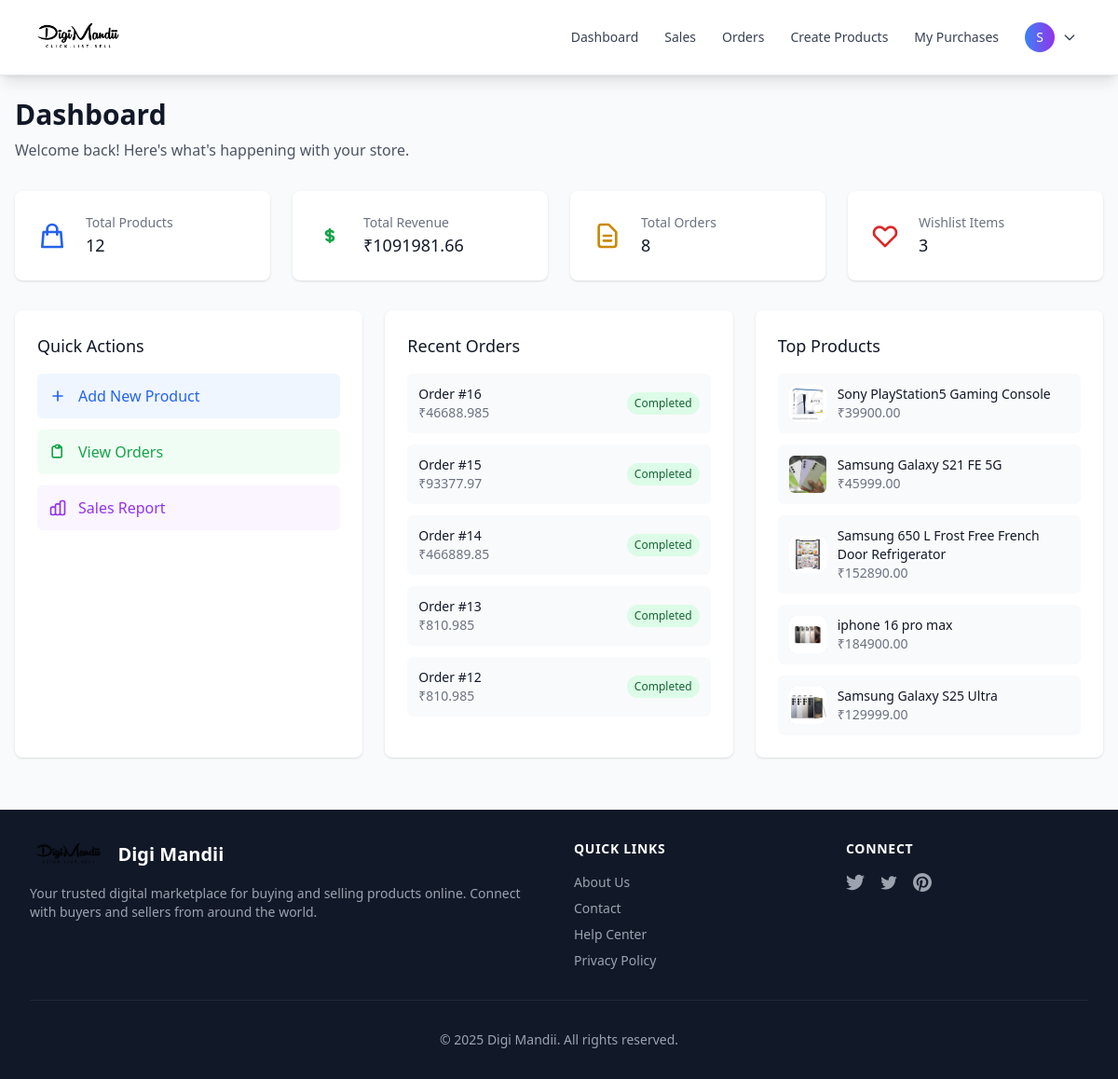
The page /dashboard/ (signed in) on the database its author committed.
### mandii/models.py (models this page shows, shortened)
class OrderDetail(models.Model):
    user = models.ForeignKey(User, on_delete=models.CASCADE, related_name='orders', null=True, blank=True)
    customer_email = models.EmailField()
    product = models.ForeignKey(Product, on_delete=models.CASCADE)
    quantity = models.PositiveIntegerField(default=1)
    shipping_cost = models.FloatField(default=0.0)
    total_amount = models.FloatField(default=0.0)
    amount = models.IntegerField(help_text="Amount in paise")
    razorpay_order_id = models.CharField(max_length=200, unique=True, blank=True, null=True)
    razorpay_payment_id = models.CharField(max_length=200, blank=True, null=True)
    razorpay_signature = models.CharField(max_length=500, blank=True, null=True)
    has_paid = models.BooleanField(default=False)
    payment_status = models.CharField(
        max_length=20,
        choices=[
            ('pending', 'Pending'),
            ('completed', 'Completed'),
            ('failed', 'Failed'),
            ('refunded', 'Refunded'),
        ],
        default='pending'
    )
    failure_reason = models.CharField(max_length=500, blank=True, null=True)
    created_on = models.DateTimeField(auto_now_add=True)
    updated_on = models.DateTimeField(auto_now=True)
    class Meta:
        ordering = ['-created_on']

class Product(models.Model):
    seller = models.ForeignKey(User, on_delete=models.CASCADE, related_name='products')
    name = models.CharField(max_length=100)
    description = models.CharField(max_length=200)
    price = models.DecimalField(max_digits=10, decimal_places=2, validators=[MinValueValidator(Decimal('0.01'))])
    file = models.FileField(upload_to='uploads')
    is_active = models.BooleanField(default=True)
    created_on = models.DateTimeField(auto_now_add=True)
    updated_on = models.DateTimeField(auto_now=True)
    class Meta:
        ordering = ['-created_on']

### mandii/views.py (the view)
# urls.py: path('dashboard/', views.dashboard_view, name='dashboard'),
@login_required
def dashboard_view(request):
    from django.db.models import Sum
    context = {
        'title': 'Dashboard',
        'total_products': Product.objects.count(),
        'total_revenue': OrderDetail.objects.aggregate(Sum('total_amount'))['total_amount__sum'] or 0,
        'total_orders': OrderDetail.objects.count(),
        'wishlist_count': Wishlist.objects.filter(user=request.user).count(),
        'recent_orders': OrderDetail.objects.order_by('-created_on')[:5],
        'top_products': Product.objects.filter(is_active=True)[:5],
    }
    return render(request, 'mandii/dashboard.html', context)

### mandii/templates/mandii/dashboard.html (shortened to what this page needs)
{% extends 'mandii/base.html' %}
{% block body %}
<div class="max-w-7xl mx-auto px-4 py-6">
    <div class="mb-8">
        <h1 class="text-3xl font-bold text-gray-900">Dashboard</h1>
        <p class="mt-2 text-gray-600">Welcome back! Here's what's happening with your store.</p>
    </div>
    <div class="grid grid-cols-1 md:grid-cols-2 lg:grid-cols-4 gap-6 mb-8">
        <div class="bg-white rounded-lg shadow p-6">
            <div class="flex items-center">
                <div class="flex-shrink-0">
                    <svg class="h-8 w-8 text-blue-600" fill="none" stroke="currentColor" viewBox="0 0 24 24">
                        <path stroke-linecap="round" stroke-linejoin="round" stroke-width="2" d="M16 11V7a4 4 0 00-8 0v4M5 9h14l1 12H4L5 9z"></path>
                    </svg>
                </div>
                <div class="ml-5 w-0 flex-1">
                    <dl>
                        <dt class="text-sm font-medium text-gray-500 truncate">Total Products</dt>
                        <dd class="text-lg font-medium text-gray-900">{{ total_products|default:0 }}</dd>
                    </dl>
                </div>
            </div>
        </div>
        <div class="bg-white rounded-lg shadow p-6">
            <div class="flex items-center">
                <div class="flex-shrink-0">
                    <svg class="h-8 w-8 text-green-600" fill="none" stroke="currentColor" viewBox="0 0 24 24">
                        <path stroke-linecap="round" stroke-linejoin="round" stroke-width="2" d="M12 8c-1.657 0-3 .895-3 2s1.343 2 3 2 3 .895 3 2-1.343 2-3 2m0-8c1.11 0 2.08.402 2.599 1M12 8V7m0 1v8m0 0v1m0-1c-1.11 0-2.08-.402-2.599-1"></path>
                    </svg>
                </div>
                <div class="ml-5 w-0 flex-1">
                    <dl>
                        <dt class="text-sm font-medium text-gray-500 truncate">Total Revenue</dt>
                        <dd class="text-lg font-medium text-gray-900">₹{{ total_revenue|default:0 }}</dd>
                    </dl>
                </div>
            </div>
        </div>
        <div class="bg-white rounded-lg shadow p-6">
            <div class="flex items-center">
                <div class="flex-shrink-0">
                    <svg class="h-8 w-8 text-yellow-600" fill="none" stroke="currentColor" viewBox="0 0 24 24">
                        <path stroke-linecap="round" stroke-linejoin="round" stroke-width="2" d="M9 12h6m-6 4h6m2 5H7a2 2 0 01-2-2V5a2 2 0 012-2h5.586a1 1 0 01.707.293l5.414 5.414a1 1 0 01.293.707V19a2 2 0 01-2 2z"></path>
                    </svg>
                </div>
                <div class="ml-5 w-0 flex-1">
                    <dl>
                        <dt class="text-sm font-medium text-gray-500 truncate">Total Orders</dt>
                        <dd class="text-lg font-medium text-gray-900">{{ total_orders|default:0 }}</dd>
                    </dl>
                </div>
            </div>
        </div>
        <div class="bg-white rounded-lg shadow p-6">
            <div class="flex items-center">
                <div class="flex-shrink-0">
                    <svg class="h-8 w-8 text-red-600" fill="none" stroke="currentColor" viewBox="0 0 24 24">
                        <path stroke-linecap="round" stroke-linejoin="round" stroke-width="2" d="M4.318 6.318a4.5 4.5 0 000 6.364L12 20.364l7.682-7.682a4.5 4.5 0 00-6.364-6.364L12 7.636l-1.318-1.318a4.5 4.5 0 00-6.364 0z"></path>
                    </svg>
                </div>
                <div class="ml-5 w-0 flex-1">
                    <dl>
                        <dt class="text-sm font-medium text-gray-500 truncate">Wishlist Items</dt>
                        <dd class="text-lg font-medium text-gray-900">{{ wishlist_count|default:0 }}</dd>
                    </dl>
                </div>
            </div>
        </div>
    </div>
    <div class="grid grid-cols-1 lg:grid-cols-3 gap-6 mb-8">
        <div class="bg-white rounded-lg shadow p-6">
            <h3 class="text-lg font-medium text-gray-900 mb-4">Quick Actions</h3>
            <div class="space-y-3">
                <a href="{% url 'create_product' %}" class="flex items-center p-3 text-blue-600 bg-blue-50 rounded-md hover:bg-blue-100 transition">
                    <svg class="w-5 h-5 mr-3" fill="none" stroke="currentColor" viewBox="0 0 24 24">
                        <path stroke-linecap="round" stroke-linejoin="round" stroke-width="2" d="M12 6v6m0 0v6m0-6h6m-6 0H6"></path>
                    </svg>
                    Add New Product
                </a>
                <a href="{% url 'orders' %}" class="flex items-center p-3 text-green-600 bg-green-50 rounded-md hover:bg-green-100 transition">
                    <svg class="w-5 h-5 mr-3" fill="none" stroke="currentColor" viewBox="0 0 24 24">
                        <path stroke-linecap="round" stroke-linejoin="round" stroke-width="2" d="M9 5H7a2 2 0 00-2 2v10a2 2 0 002 2h8a2 2 0 002-2V7a2 2 0 00-2-2h-2M9 5a2 2 0 002 2h2a2 2 0 002-2M9 5a2 2 0 012-2h2a2 2 0 012 2"></path>
                    </svg>
                    View Orders
                </a>
                <a href="{% url 'sales' %}" class="flex items-center p-3 text-purple-600 bg-purple-50 rounded-md hover:bg-purple-100 transition">
                    Sales Report
                </a>
            </div>
        </div>
        <div class="bg-white rounded-lg shadow p-6">
            <h3 class="text-lg font-medium text-gray-900 mb-4">Recent Orders</h3>
            <div class="space-y-3">
                {% for order in recent_orders %}
                <div class="flex items-center justify-between p-3 bg-gray-50 rounded-md">
                    <div>
                        <p class="text-sm font-medium text-gray-900">Order #{{ order.id }}</p>
                        <p class="text-sm text-gray-500">₹{{ order.total_amount }}</p>
                    </div>
                    <span class="text-xs px-2 py-1 bg-green-100 text-green-800 rounded-full">
                        {{ order.status|default:"Completed" }}
                    </span>
                </div>
                {% empty %}
                <p class="text-gray-500 text-sm">No recent orders</p>
                {% endfor %}
            </div>
        </div>
        <div class="bg-white rounded-lg shadow p-6">
            <h3 class="text-lg font-medium text-gray-900 mb-4">Top Products</h3>
            <div class="space-y-3">
                {% for product in top_products %}
                <div class="flex items-center p-3 bg-gray-50 rounded-md">
                    <div class="flex-shrink-0 h-10 w-10 bg-gray-300 rounded-md mr-3">
                        {% if product.file %}
                        <img src="{{ product.file.url }}" alt="{{ product.name }}" class="h-10 w-10 rounded-md object-cover">
                        {% endif %}
                    </div>
                    <div>
                        <p class="text-sm font-medium text-gray-900">{{ product.name }}</p>
                        <p class="text-sm text-gray-500">₹{{ product.price }}</p>
                    </div>
                </div>
                {% empty %}
                <p class="text-gray-500 text-sm">No products available</p>
                {% endfor %}
            </div>
        </div>
    </div>
</div>
{% endblock %}

### mandii/templates/mandii/base.html (shortened to what this page needs)
{% load static %}
<!DOCTYPE html>
<html lang="en">
<head>
    <script src="https://cdn.tailwindcss.com"></script>
</head>
<body class="bg-gray-50 text-gray-800 min-h-screen">
    <nav class="bg-white shadow-lg sticky top-0 z-40 border-b border-gray-200">
        <div class="max-w-7xl mx-auto px-4 sm:px-6 lg:px-8">
            <div class="flex justify-between items-center py-4">
                <a href="{% url 'index' %}" class="flex items-center space-x-3 group" aria-label="Digi Mandii Home">
                    <img src="{% static 'mandii/images/logo.png' %}" alt="Digi Mandii Logo"
                        class="h-10 w-auto transition-all duration-300 ease-in-out group-hover:scale-110">
                </a>
                <div class="hidden md:flex space-x-1 items-center">
                    <a href="{% url 'dashboard' %}"
                        class="nav-link px-3 py-2 rounded-md text-sm font-medium transition-colors duration-200 text-gray-700 hover:text-blue-600 hover:bg-gray-50">
                        Dashboard
                    </a>
                    <a href="{% url 'sales' %}"
                        class="nav-link px-3 py-2 rounded-md text-sm font-medium transition-colors duration-200 text-gray-700 hover:text-blue-600 hover:bg-gray-50">
                        Sales
                    </a>
                    <a href="{% url 'orders' %}"
                        class="nav-link px-3 py-2 rounded-md text-sm font-medium transition-colors duration-200 text-gray-700 hover:text-blue-600 hover:bg-gray-50">
                        Orders
                    </a>
                    <a href="{% url 'create_product' %}"
                        class="nav-link px-3 py-2 rounded-md text-sm font-medium transition-colors duration-200 text-gray-700 hover:text-blue-600 hover:bg-gray-50">
                        Create Products
                    </a>
                    <a href="{% url 'my_orders' %}"
                        class="nav-link px-3 py-2 rounded-md text-sm font-medium transition-colors duration-200 text-gray-700 hover:text-blue-600 hover:bg-gray-50">
                        My Purchases
                    </a>
                    <div class="relative ml-4">
                        <button type="button"
                                class="flex items-center space-x-2 px-3 py-2 rounded-md text-sm font-medium text-gray-700 hover:text-gray-900 hover:bg-gray-50 transition-colors duration-200"
                                id="user-menu-button"
                                aria-expanded="false"
                                aria-haspopup="true">
                            <div class="w-8 h-8 bg-gradient-to-r from-blue-500 to-purple-600 rounded-full flex items-center justify-center">
                                <span class="text-white text-sm font-medium">
                                    {% if user.is_authenticated %}
                                        {% if user.first_name %}{{ user.first_name|first }}{% else %}{{ user.username|first }}{% endif %}
                                    {% else %}
                                        U
                                    {% endif %}
                                </span>
                            </div>
                            <svg class="w-4 h-4 transition-transform duration-200" fill="none" stroke="currentColor" viewBox="0 0 24 24">
                                <path stroke-linecap="round" stroke-linejoin="round" stroke-width="2" d="M19 9l-7 7-7-7"></path>
                            </svg>
                        </button>
                    </div>
                </div>
            </div>
        </div>
    </nav>
    <main id="main-content" class="flex-1">
        {% block body %}
        {% endblock %}
    </main>
    <footer class="bg-gray-900 text-white mt-auto">
        <div class="max-w-7xl mx-auto px-4 sm:px-6 lg:px-8 py-8">
            <div class="grid grid-cols-1 md:grid-cols-4 gap-8">
                <div class="col-span-1 md:col-span-2">
                    <div class="flex items-center space-x-3 mb-4">
                        <img src="{% static 'mandii/images/logo.png' %}" alt="Digi Mandii Logo" class="h-8 w-auto">
                        <span class="text-xl font-bold">Digi Mandii</span>
                    </div>
                    <p class="text-gray-400 text-sm">
                        Your trusted digital marketplace for buying and selling products online. Connect with buyers and sellers from around the world.
                    </p>
                </div>
                <div>
                    <h3 class="text-sm font-semibold text-white uppercase tracking-wider mb-4">Quick Links</h3>
                    <ul class="space-y-2 text-sm">
                        <li><a href="#" class="text-gray-400 hover:text-white transition-colors duration-200">About Us</a></li>
                        <li><a href="#" class="text-gray-400 hover:text-white transition-colors duration-200">Contact</a></li>
                        <li><a href="#" class="text-gray-400 hover:text-white transition-colors duration-200">Help Center</a></li>
                        <li><a href="#" class="text-gray-400 hover:text-white transition-colors duration-200">Privacy Policy</a></li>
                    </ul>
                </div>
                <div>
                    <h3 class="text-sm font-semibold text-white uppercase tracking-wider mb-4">Connect</h3>
                    <div class="flex space-x-4">
                        <a href="#" class="text-gray-400 hover:text-white transition-colors duration-200">
                        </a>
                        <a href="#" class="text-gray-400 hover:text-white transition-colors duration-200">
                        </a>
                        <a href="#" class="text-gray-400 hover:text-white transition-colors duration-200">
                        </a>
                    </div>
                </div>
            </div>
            <div class="mt-8 pt-8 border-t border-gray-800 text-center text-sm text-gray-400">
                <p>&copy; 2025 Digi Mandii. All rights reserved.</p>
            </div>
        </div>
    </footer>
</body>
</html>

### mandii/templates/mandii/base.html (style rules this page uses)
html { scroll-behavior: smooth; }

### rows shown on the page
OrderDetail: id "16", total_amount "46688.985", status "Completed"
OrderDetail: id "15", total_amount "93377.97", status "Completed"
OrderDetail: id "14", total_amount "466889.85", status "Completed"
OrderDetail: id "13", total_amount "810.985", status "Completed"
OrderDetail: id "12", total_amount "810.985", status "Completed"
Product: file (picture), name "Sony PlayStation5 Gaming Console", price "39900.00"
Product: file (picture), name "Samsung Galaxy S21 FE 5G", price "45999.00"
Product: file (picture), name "Samsung 650 L Frost Free French Door Refrigerator", price "152890.00"
Product: file (picture), name "iphone 16 pro max", price "184900.00"
Product: file (picture), name "Samsung Galaxy S25 Ultra", price "129999.00"

### other values the page prints
{{ user.first_name|first }} "S"
{{ total_products|default:0 }} "12"
{{ total_revenue|default:0 }} "1091981.66"
{{ total_orders|default:0 }} "8"
{{ wishlist_count|default:0 }} "3"
